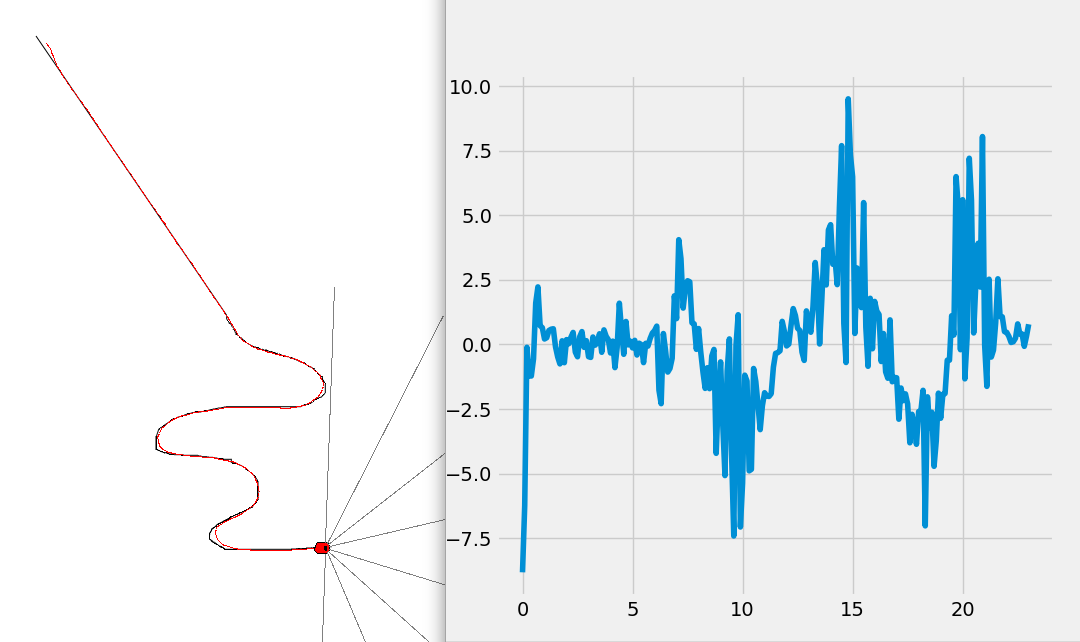
#> input picture doc-images/circuito1_grafica.png, 1080 x 642 px
$ python -i analisisEsquivar.py   (imports and definitions only)   (Python 2 division)   (older library calls are emulated)
#> lines starting #> are read from the running program, lines starting #| are printed output that depends on the picture; after the words box and inside, x2 and y2 are one past the last pixel; in counts of white or black regions, pixels touching at a corner belong together
#coding: utf-8
import cv2
import numpy as np
import time

LINEA_RECTA = 0
CURVA_DERECHA = 1
CURVA_IZQUIERDA = 2
DOS_SALIDAS = 3
TRES_SALIDAS= 4

NADA = 0
DERECHA = -1
IZQUIERDA = 1
FLECHA = 2


def in_border (img):
    #np.savetxt ("img.txt",img)
    #st = time.time()
    mask = np.zeros (img.shape)
    mask [1:-1,1:-1]=1
    mask = mask.astype (bool)
    img [mask] = 0
    #print(time.time()-st)
    return np.array (np.where (img == 1))

# [4 lines left out: function chull_area, not called in this run]

def carea(x,y):
    return 0.5*np.abs(np.dot(x,np.roll(y,1))-np.dot(y,np.roll(x,1)))

# [6 lines left out: function en_borde, not called in this run]

def limpiar_img(img,umbral=900):
    """ Eliminar aquellos pixeles que estaban mal segmentados como linea en la imagen

   img: imagen binaria en la que los 1 son pixeles de linea y los 0 de otra cosa
    devuelve otra imagen binaria en la que solo aparece el contorno más grande
    """
    res = np.zeros(img.shape)
    _,conts, hier = cv2.findContours((img== 1).astype(np.uint8)*255,cv2.RETR_LIST,cv2.CHAIN_APPROX_NONE)
    biggest = None
    area = umbral
    #print("Min area: {}".format(area))
    for cont in conts:
        new_area = cv2.contourArea(cont)
        if new_area > area:
            biggest = cont
            area = new_area

    #res[biggest] = 1
    if biggest is not None: # and not en_borde(biggest,img.shape):
            cv2.drawContours(res, [biggest], 0, (1), thickness=cv2.FILLED)
    return res.astype(np.uint8)

# [41 lines left out: functions encontrar_icono, posible_icono, not called in this run]


def tipo_linea(img, umbral = 900):
    """
    img: imagen binaria en la que los 1 son pixeles de linea y los 0 de otra cosa

    """
    thres = 0.2 # Porcentaje de cierre convexo que no es linea para considerar linea recta
    img = limpiar_img(img, umbral)

    # Contamos los contornos de no linea: Si hay más de dos, hay más de una salida


    _,conts, hier = cv2.findContours((img == 0).astype(np.uint8)*255,cv2.RETR_LIST,cv2.CHAIN_APPROX_NONE)
    n_conts = 0
    for cont in conts:
        if cv2.contourArea (cont) > 100: # 10*10
            n_conts +=1
    if n_conts == 4:
        return TRES_SALIDAS
    if n_conts == 3:
        return DOS_SALIDAS
    _, conts, hier = cv2.findContours((img == 1).astype(np.uint8)*255,cv2.RETR_LIST,cv2.CHAIN_APPROX_NONE)

    if len (conts) == 0:
        print("No conts")
        return None
    print("Algun cont")
    #suponemos que la linea es el contorno con la mayor area
    line =conts[0]
    area = cv2.contourArea(line)
    for cont in conts:
        new_area = cv2.contourArea(cont)
        if new_area > area:
            line = cont
            area = new_area

    chull = cv2.convexHull(line)


    # Si el contorno y el chull tienen más o menos (+- 5%)la misma área,podemos considerar que es una linea recta
    charea = chull_area(chull)
    if area > charea * (1-thres) and area < charea*(1+thres):
        return LINEA_RECTA
    # La linea es curva
    # Para averiguar hacia donde gira, comparamos la cantidad de pixeles de linea en las dos mitades
    # de la imagen
    medio = int(img.shape[1]/2)
    derecha = img[:,medio:]
    izquierda = img[:,:medio]
    if np.size(derecha[derecha == 1]) > np.size(izquierda[izquierda == 1]):
        # hay mas linea a la derecha que a la izquierda -> gira a la derecha
        return CURVA_DERECHA
    return CURVA_IZQUIERDA

# [92 lines left out: function direccion_flecha, not called in this run]

def entrada_salida (img,anterior_entrada=None,salida_anterior=None):
    linea = (img == 2).astype (np.uint8)
    flecha = (img == 0).astype (np.uint8)
    h,w = linea.shape
    estado = NADA
    print("Salida anterior ",salida_anterior)
    tipo =tipo_linea (linea)

    # Suponemos que está cerca del centro
    if anterior_entrada is None:
        anterior_entrada = np.array ((h,w/2))

    bordes = in_border (linea).T
    distancias = np.sum((bordes - anterior_entrada)**2, axis=1)
    if np.size (distancias)> 0:
        cercano = np.argmin (distancias)
        entrada = bordes [cercano]
    else:
        entrada = anterior_entrada
    if salida_anterior is not None:
        salida_anterior = (salida_anterior[1], salida_anterior[0])
    salida = np.array ((h/2,w))
    if salida_anterior is None:
	# La salida tiene que estar separada de la entrada
	distancias = np.sum((bordes - entrada)**2, axis=1)
	lejano = np.argmax (distancias)
	#salida = bordes [lejano]
	salida_anterior = bordes [lejano]
	print("Salida nula ",salida_anterior)


    #La salida deberia estar cerca de la anterior salida
    distancias_salida = np.sum((bordes - salida_anterior)**2, axis=1)
    if np.size (distancias_salida) > 0:
     	cercano = np.argmin (distancias_salida)
     	salida = bordes [cercano]
	print("Salida  lejana",salida)

    print("Salida final ",salida)
    #salida = (0,0)

    # buscar la salida

    if tipo is None:
        return (entrada [1],entrada [0]),(salida [1],salida [0]), estado
        #return (0,0),(0,0)
    bi = encontrar_icono(flecha)
    if not np.any (bi==1):
        posible=posible_icono(flecha)
        if np.any(posible):
            _,conts,hier = cv2.findContours(posible*255,cv2.RETR_LIST,cv2.CHAIN_APPROX_NONE)
            arrow =conts[0]
            _,_,x,_ = cv2.fitLine(arrow,cv2.DIST_L2,0,0.01,0.01)
            if x < flecha.shape[0]/2:
                estado = IZQUIERDA
            else:
                estado = DERECHA
    # [15 lines of commented-out code are left out]

    else: # debería haber una flecha

         estado = FLECHA
         _,_,salida_flecha = direccion_flecha (bi)
         salida_flecha = (salida_flecha[1],salida_flecha[0])

         salida_flecha = np.hstack(np.array(salida_flecha)) #array([salida_flecha[0][0],salida_flecha[1]])

         #encontramos el punto mas cercano
         distancias = np.sum((bordes - salida_flecha)**2, axis=1)
         if  np.size (bordes)> 0 and np.size(distancias)>0:
             cercano = np.argmin (distancias)
             #salida = np.mean(bordes,axis=0)
             salida = bordes [cercano]
         else:
             ###################################################
             #Mirar cuando entra aqui, creo que es peligroso este.
             #Es posible este? En algun momento estamos sin bordes.
             salida = salida_flecha
             salida = (salida[1],salida[0])

    return (entrada [1],entrada [0]),(salida [1],salida [0]),estado

>>> import cv2
>>> picture = cv2.imread('../../doc-images/circuito1_grafica.png', cv2.IMREAD_GRAYSCALE)
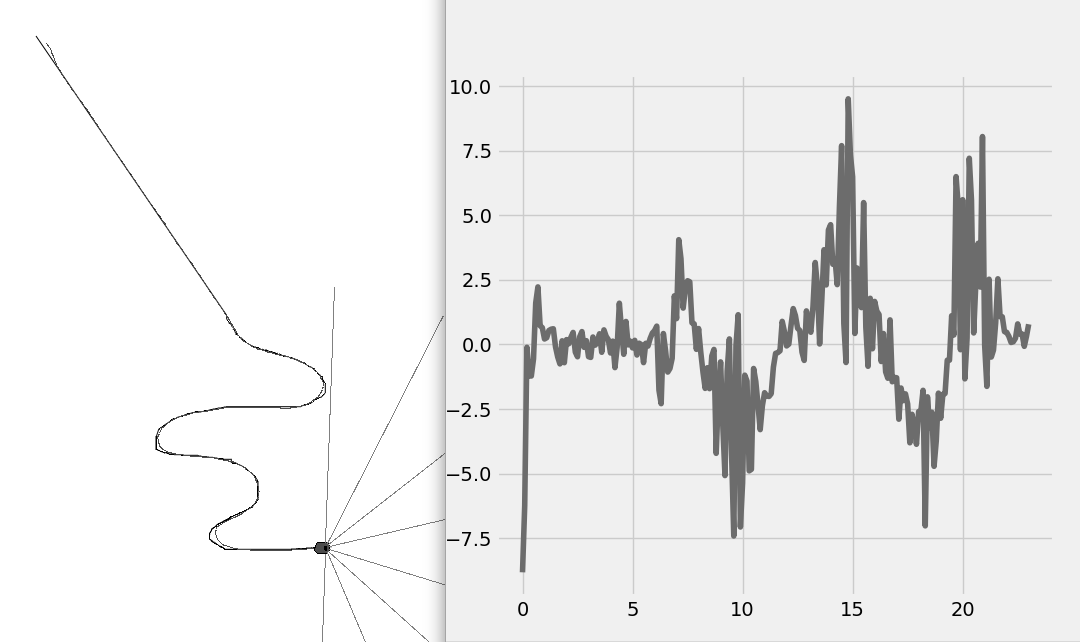
#> picture: shape (642, 1080); min 0, max 255, mean 237.7
>>> result = entrada_salida(picture)
#> in entrada_salida, `linea = (img == 2).astype (np.uint8)`:
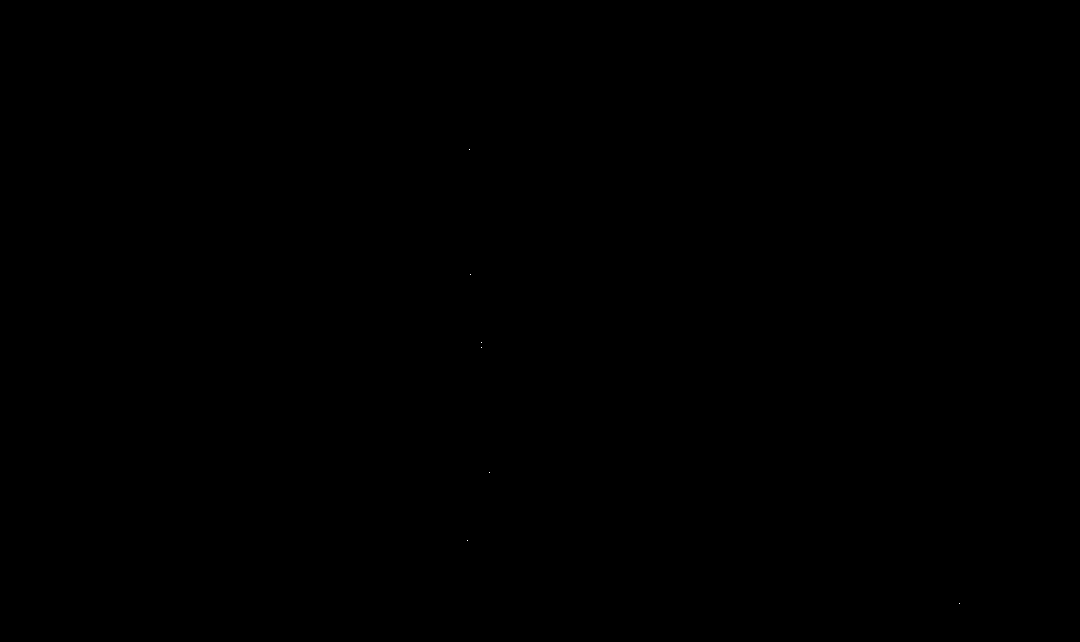
#> linea: shape (642, 1080); values 0 (black) and 1 (white), 0% white in thin lines or dots, all inside (x1, y1, x2, y2) = (467, 149, 960, 604)
#> in entrada_salida, `flecha = (img == 0).astype (np.uint8)`:
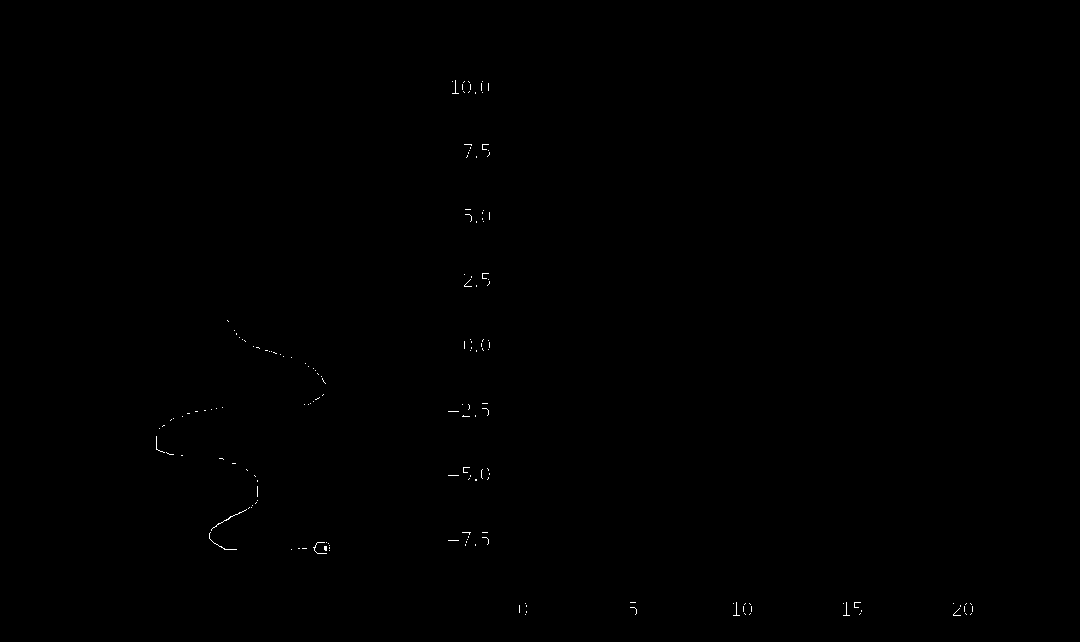
#> flecha: shape (642, 1080); values 0 (black) and 1 (white), 0.11% white in thin lines or dots, all inside (x1, y1, x2, y2) = (156, 80, 973, 616)
#> in limpiar_img, `_,conts, hier = cv2.findContours((img== 1).astype(np.uint8)*255,cv2.RE..`: conts = 7 contours, all with area under 20
#> the loop in limpiar_img, `for cont in conts:` made 7 passes
#> cont on passes 1 to 7: [[959, 603]], [[467, 540]], [[489, 472]], [[481, 347]], [[481, 342]], [[470, 274]], [[469, 149]]
#> after the loop in limpiar_img, `for cont in conts:`: area = 900
#> in tipo_linea, `img = limpiar_img(img, umbral)`: img: shape (642, 1080); every value is 0
#> in tipo_linea, `_,conts, hier = cv2.findContours((img == 0).astype(np.uint8)*255,cv2.R..`: conts = 1 contour; box (x1, y1, x2, y2) and area: (0, 0, 1080, 642) 691639
#> the loop in tipo_linea, `for cont in conts:` made 1 pass
#> n_conts on pass 1: 1
#> after the loop in tipo_linea, `for cont in conts:`: n_conts = 1
#> in tipo_linea, `_, conts, hier = cv2.findContours((img == 1).astype(np.uint8)*255,cv2...`: conts = []
#> in entrada_salida, `bordes = in_border (linea).T`: bordes = empty array
#> (the run stopped early here; a loop or call above may not have finished)

$ run again, on doc-images/circulo_grafica.png
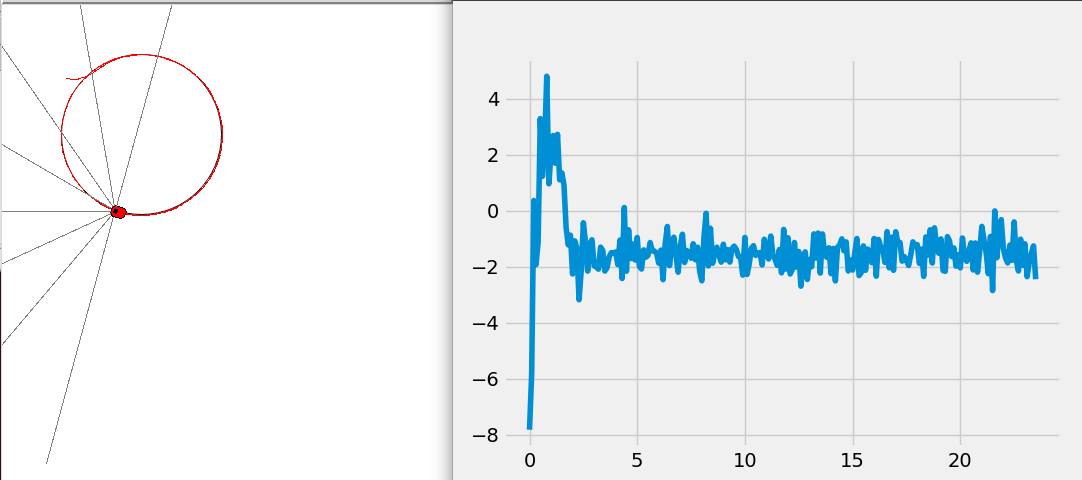
#> input picture doc-images/circulo_grafica.png, 1082 x 480 px
#> `picture = cv2.imread('../../doc-images/circuito1_grafica.png', cv2.IMR..`:
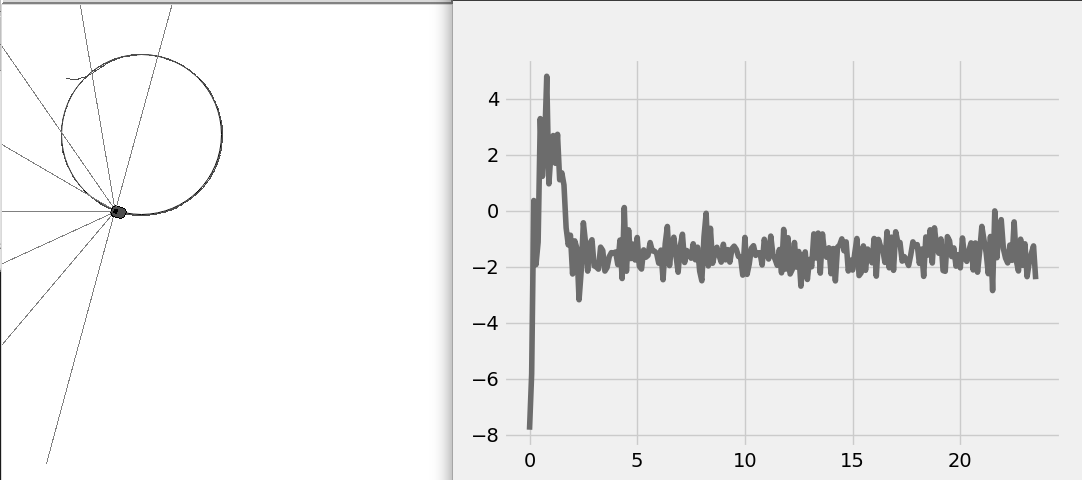
#> picture: shape (480, 1082); min 0, max 255, mean 238.7
#> linea: shape (480, 1082); values 0 (black) and 1 (white), 0% white in thin lines or dots, all inside (x1, y1, x2, y2) = (153, 99, 957, 455)
#> flecha: shape (480, 1082); values 0 (black) and 1 (white), 0.07% white in thin lines or dots, all inside (x1, y1, x2, y2) = (110, 92, 970, 467)
#> in limpiar_img, `_,conts, hier = cv2.findContours((img== 1).astype(np.uint8)*255,cv2.RE..`: conts = 8 contours, all with area under 20
#> the loop in limpiar_img, `for cont in conts:` made 8 passes
#> cont on passes 1 to 8: [[956, 454]], [[489, 439], [490, 440]], [[495, 384]], [[488, 324]], [[153, 213]], [[495, 149]], [[220, 146]], [[490, 99]]
#> after the loop in limpiar_img, `for cont in conts:`: area = 900
#> img: shape (480, 1082); every value is 0
#> in tipo_linea, `_,conts, hier = cv2.findContours((img == 0).astype(np.uint8)*255,cv2.R..`: conts = 1 contour; box (x1, y1, x2, y2) and area: (0, 0, 1082, 480) 517799
#> the loop in tipo_linea, `for cont in conts:` made 1 pass
#> n_conts on pass 1: 1
#> after the loop in tipo_linea, `for cont in conts:`: n_conts = 1
#> in tipo_linea, `_, conts, hier = cv2.findContours((img == 1).astype(np.uint8)*255,cv2...`: conts = []
#> bordes = empty array

$ run again, on doc-images/espiral1_grafica.png
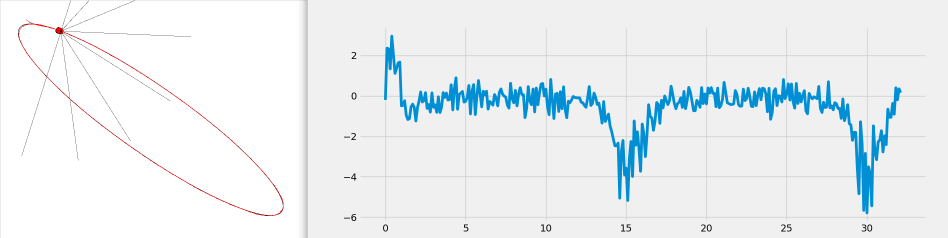
#> input picture doc-images/espiral1_grafica.png, 1895 x 475 px (shown at 1/2 size)
#> `picture = cv2.imread('../../doc-images/circuito1_grafica.png', cv2.IMR..`:
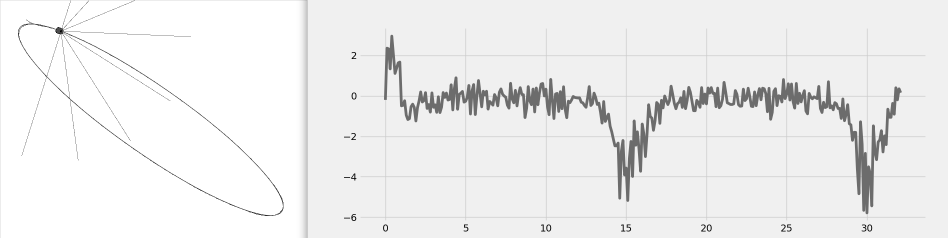
#> picture: shape (475, 1895) (shown at 1/2 size); min 0, max 255, mean 237.8
#> linea: shape (475, 1895); values 0 (black) and 1 (white), 0% white in thin lines or dots, all inside (x1, y1, x2, y2) = (703, 105, 1570, 451)
#> flecha: shape (475, 1895); values 0 (black) and 1 (white), 0.04% white in thin lines or dots, all inside (x1, y1, x2, y2) = (48, 49, 1744, 463)
#> in limpiar_img, `_,conts, hier = cv2.findContours((img== 1).astype(np.uint8)*255,cv2.RE..`: conts = 5 contours, all with area under 20
#> the loop in limpiar_img, `for cont in conts:` made 5 passes
#> cont on passes 1 to 5: [[1569, 450]], [[1409, 450]], [[710, 440]], [[703, 355]], [[710, 105]]
#> after the loop in limpiar_img, `for cont in conts:`: area = 900
#> img: shape (475, 1895); every value is 0
#> in tipo_linea, `_,conts, hier = cv2.findContours((img == 0).astype(np.uint8)*255,cv2.R..`: conts = 1 contour; box (x1, y1, x2, y2) and area: (0, 0, 1895, 475) 897756
#> the loop in tipo_linea, `for cont in conts:` made 1 pass
#> n_conts on pass 1: 1
#> after the loop in tipo_linea, `for cont in conts:`: n_conts = 1
#> in tipo_linea, `_, conts, hier = cv2.findContours((img == 1).astype(np.uint8)*255,cv2...`: conts = []
#> bordes = empty array
